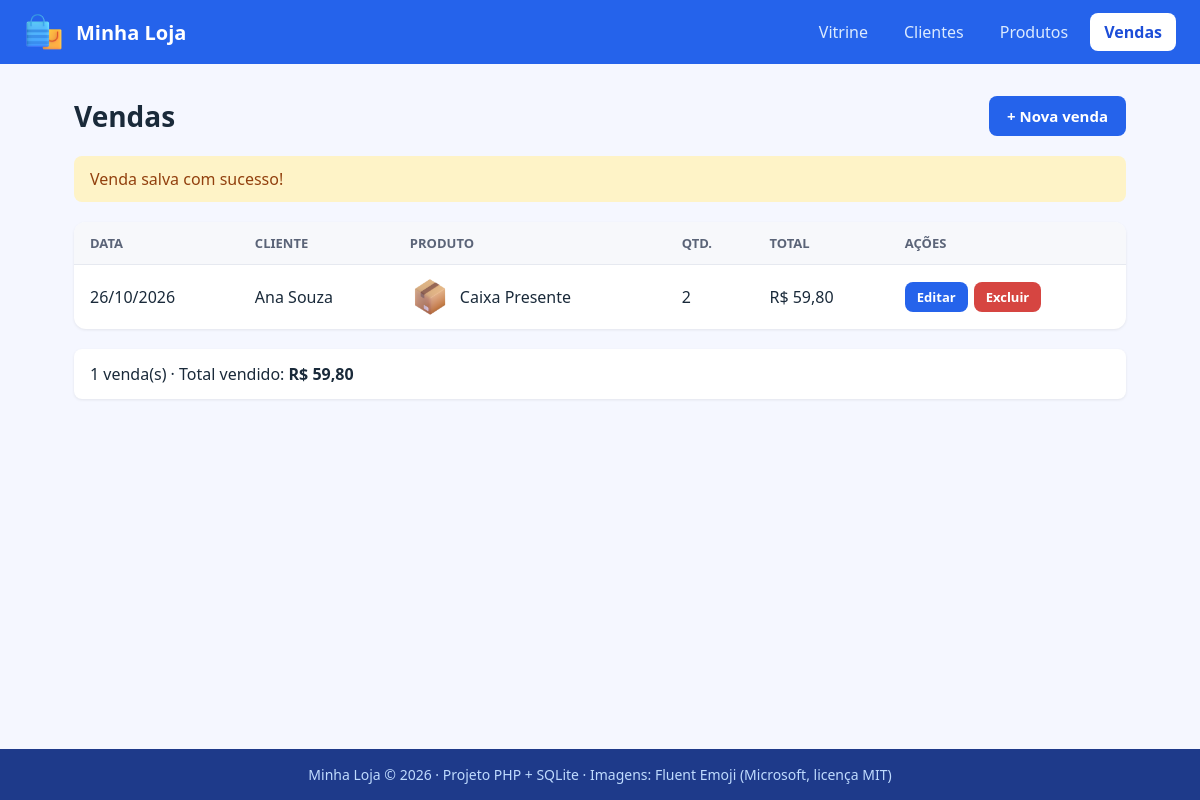
Page /vendas.php?msg=salvo on the committed database.
### tables this page shows
CREATE TABLE cliente (id INTEGER PRIMARY KEY AUTOINCREMENT, nome TEXT NOT NULL, email TEXT, telefone TEXT, cidade TEXT);

### funcoes.php (called while the page is built, shortened)
<?php
function e($texto) {
    return htmlspecialchars($texto);
}
function dinheiro($valor) {
    return 'R$ ' . number_format($valor, 2, ',', '.');
}
function data_br($data) {
    $partes = explode('-', $data);
    return $partes[2] . '/' . $partes[1] . '/' . $partes[0];
}

### vendas.php (the view, shortened to what this page needs)
<?php
include 'conexao.php';
include 'funcoes.php';
$sql = 'SELECT venda.*, cliente.nome AS cliente, produto.nome AS produto, produto.imagem
        FROM venda
        JOIN cliente ON cliente.id = venda.cliente_id
        JOIN produto ON produto.id = venda.produto_id
        ORDER BY venda.data_venda DESC, venda.id DESC';
$vendas = $pdo->query($sql)->fetchAll();
$total_geral = 0;
foreach ($vendas as $venda) {
    $total_geral = $total_geral + $venda['valor_total'];
}
$msg = '';
if (isset($_GET['msg'])) {
    $msg = $_GET['msg'];
}
include 'topo.php';
?>
<div class="titulo-pagina">
    <h1>Vendas</h1>
    <a href="venda_form.php" class="botao">+ Nova venda</a>
</div>
<?php if ($msg == 'salvo') { ?>
    <div class="aviso">Venda salva com sucesso!</div>
<?php } ?>
<div class="tabela">
    <table>
        <tr>
            <th>Data</th>
            <th>Cliente</th>
            <th>Produto</th>
            <th>Qtd.</th>
            <th>Total</th>
            <th>Ações</th>
        </tr>
        <?php foreach ($vendas as $venda) { ?>
        <tr>
            <td><?= data_br($venda['data_venda']) ?></td>
            <td><?= e($venda['cliente']) ?></td>
            <td>
                <div class="produto-celula">
                    <img src="<?= e($venda['imagem']) ?>" alt="">
                    <?= e($venda['produto']) ?>
                </div>
            </td>
            <td><?= $venda['quantidade'] ?></td>
            <td><?= dinheiro($venda['valor_total']) ?></td>
            <td>
                <div class="acoes-tabela">
                    <a href="venda_form.php?id=<?= $venda['id'] ?>" class="botao pequeno">Editar</a>
                    <a href="venda_excluir.php?id=<?= $venda['id'] ?>" class="botao pequeno perigo">Excluir</a>
                </div>
            </td>
        </tr>
        <?php } ?>
    </table>
</div>
<div class="total-geral">
    <?= count($vendas) ?> venda(s) · Total vendido: <b><?= dinheiro($total_geral) ?></b>
</div>
<?php include 'rodape.php'; ?>

### assets/css/estilo.css (style rules this page uses)
* { box-sizing: border-box; }
body { margin: 0; background: #F5F7FF; color: #1A2A3A; font-family: "Segoe UI", Arial, sans-serif; font-size: 16px; }
h1 { margin: 0; font-size: 28px; }
.botao { display: inline-block; padding: 10px 18px; border: 0; border-radius: 8px; background: #2563EB; color: #FFFFFF; font-family: inherit; font-size: 15px; font-weight: bold; text-align: center; text-decoration: none; cursor: pointer; }
.titulo-pagina { display: grid; grid-template-columns: 1fr auto; align-items: center; gap: 16px; }
.aviso { padding: 12px 16px; background: #FEF3C7; color: #92400E; border-radius: 8px; }
.tabela { overflow-x: auto; border-radius: 12px; background: #ffffff; box-shadow: 0 1px 3px rgba(0, 0, 0, 0.08); }
table { width: 100%; border-collapse: collapse; }
th, td { padding: 12px 16px; border-bottom: 1px solid #e6e9f0; text-align: left; }
th { background: #f7f8fb; color: #5b6478; font-size: 13px; text-transform: uppercase; }
tr:last-child td { border-bottom: 0; }
.acoes-tabela { display: grid; grid-auto-flow: column; justify-content: start; gap: 6px; }
.botao.pequeno { padding: 6px 12px; font-size: 13px; }
.botao.perigo { background: #d64541; color: #ffffff; }
.produto-celula { display: grid; grid-template-columns: 40px auto; align-items: center; justify-content: start; gap: 10px; }
.produto-celula img { width: 40px; height: 40px; object-fit: contain; }
.total-geral { padding: 14px 16px; border-radius: 8px; background: #ffffff; box-shadow: 0 1px 3px rgba(0, 0, 0, 0.08); }

### rows in the picture
cliente: data_venda "26/10/2026", nome "Ana Souza", produto "Caixa Presente", quantidade "2", valor_total "R$ 59,80"

### other values in the picture
$texto "Vitrine"
$texto "Clientes"
$texto "Produtos"
$texto "Vendas"
count($vendas) "1"
dinheiro($total_geral) "R$ 59,80"
